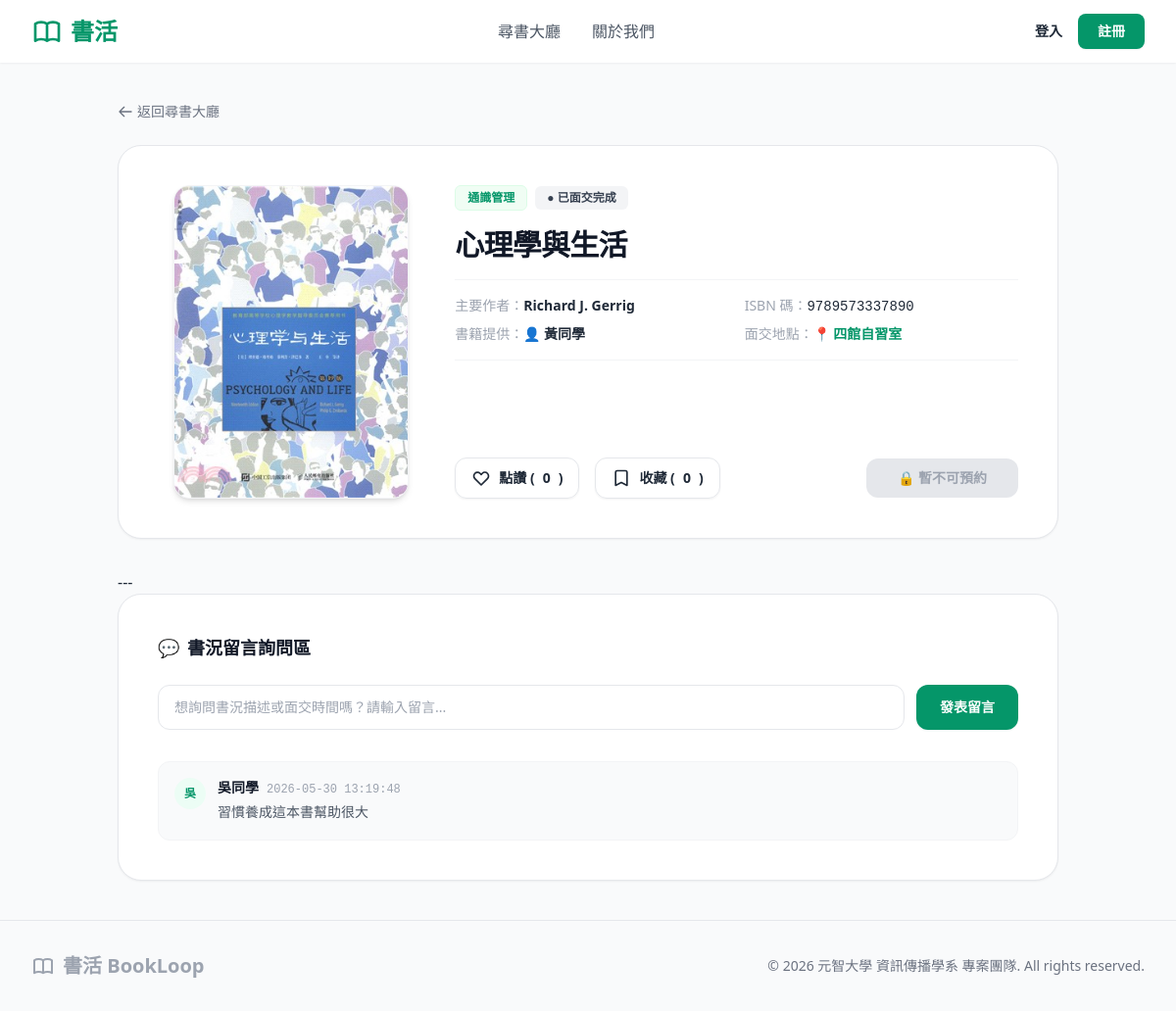
The page /book_detail.php?id=24 on the database its author committed.
### tables this page shows
CREATE TABLE `Book` (
    `bbook_id` INT AUTO_INCREMENT NOT NULL,
    `bisbn` VARCHAR(20) DEFAULT NULL COMMENT '國際標準書號',
    `btitle` VARCHAR(100) NOT NULL COMMENT '書名',
    `bauthor` VARCHAR(100) DEFAULT NULL COMMENT '作者',
	`bimage_url` VARCHAR(255) DEFAULT 'assets/images/default.png' COMMENT '封面圖片路徑',
    `bstatus` VARCHAR(50) DEFAULT 'available' COMMENT '狀態 (available, reserved, donated)',
    `bdonor_id` INT NOT NULL COMMENT '捐贈者用戶 ID',
    `bcategory_id` INT NOT NULL COMMENT '書籍分類 ID',
    `bcreated_at` TIMESTAMP DEFAULT CURRENT_TIMESTAMP COMMENT '發佈時間',
    PRIMARY KEY (`bbook_id`),
    FOREIGN KEY (`bdonor_id`) REFERENCES `User` (`user_id`) ON DELETE CASCADE,
    FOREIGN KEY (`bcategory_id`) REFERENCES `Category` (`ccategory_id`) ON DELETE CASCADE
);

CREATE TABLE `Category` (
    `ccategory_id` INT AUTO_INCREMENT NOT NULL,
    `ccategory_name` VARCHAR(50) NOT NULL COMMENT '分類名稱（如：資工、設計、文學）',
    PRIMARY KEY (`ccategory_id`)
);

CREATE TABLE `User` (
  `user_id` int(11) NOT NULL AUTO_INCREMENT COMMENT '用戶唯一識別碼',
  `ustudent_id` varchar(50) NOT NULL COMMENT '學號',
  `uname` varchar(50) NOT NULL COMMENT '姓名/暱稱',
  `uemail` varchar(100) NOT NULL COMMENT '學校信箱',
  `upassword` varchar(255) NOT NULL COMMENT 'BCRYPT加密密碼',
  `ulocation` varchar(100) NOT NULL COMMENT '常駐面交地點',
  `urole` varchar(20) NOT NULL DEFAULT 'user' COMMENT '系統權限: admin / user',
  `status` varchar(20) NOT NULL DEFAULT 'active' COMMENT '帳號狀態: active / banned',
  PRIMARY KEY (`user_id`),
  UNIQUE KEY `uemail_unique` (`uemail`),
  UNIQUE KEY `ustudent_id_unique` (`ustudent_id`)
);

CREATE TABLE `Interaction` (
    `iinteraction_id` INT AUTO_INCREMENT NOT NULL,
    `ibook_id` INT NOT NULL COMMENT '書籍 ID',
    `iuser_id` INT NOT NULL COMMENT '用戶 ID',
    `iinteraction_type` VARCHAR(20) NOT NULL COMMENT '互動類型 (like, collect, comment)',
    `icontent` TEXT DEFAULT NULL COMMENT '留言內容 (若為點讚/收藏則為 null)',
    `icreated_at` TIMESTAMP DEFAULT CURRENT_TIMESTAMP COMMENT '互動時間',
    PRIMARY KEY (`iinteraction_id`),
    FOREIGN KEY (`ibook_id`) REFERENCES `Book` (`bbook_id`) ON DELETE CASCADE,
    FOREIGN KEY (`iuser_id`) REFERENCES `User` (`user_id`) ON DELETE CASCADE
);

### book_detail.php (the view, shortened to what this page needs)
<?php
require_once 'config/database.php';
$book_id = isset($_GET['id']) ? intval($_GET['id']) : 0;
try {
    $query = "SELECT b.*, c.ccategory_name, u.uname AS donor_name, u.ulocation AS donor_location
              FROM Book b
              LEFT JOIN Category c ON b.bcategory_id = c.ccategory_id
              LEFT JOIN User u ON b.bdonor_id = u.user_id
              WHERE b.bbook_id = ?";
    $stmt = $conn->prepare($query);
    $stmt->execute([$book_id]);
    $book = $stmt->fetch(PDO::FETCH_ASSOC);
    $like_stmt = $conn->prepare("SELECT COUNT(*) FROM Interaction WHERE ibook_id = ? AND iinteraction_type = 'like'");
    $like_stmt->execute([$book_id]);
    $like_count = $like_stmt->fetchColumn();
    $collect_stmt = $conn->prepare("SELECT COUNT(*) FROM Interaction WHERE ibook_id = ? AND iinteraction_type = 'collect'");
    $collect_stmt->execute([$book_id]);
    $collect_count = $collect_stmt->fetchColumn();
    $user_has_liked = false;
    $user_has_collected = false;
    $comment_query = "SELECT i.*, u.uname
                      FROM Interaction i
                      LEFT JOIN User u ON i.iuser_id = u.user_id
                      WHERE i.ibook_id = ? AND i.iinteraction_type = 'comment'
                      ORDER BY i.iinteraction_id DESC";
    $comment_stmt = $conn->prepare($comment_query);
    $comment_stmt->execute([$book_id]);
    $comments = $comment_stmt->fetchAll(PDO::FETCH_ASSOC);
} catch (PDOException $e) {
    die("數據加載失敗：" . $e->getMessage());
}
?>
<!DOCTYPE html>
<html lang="zh-TW">
<?php include 'components/head.php'; ?>
<body class="bg-gray-50 text-gray-800 flex flex-col min-h-screen font-sans">
    <?php include 'components/header.php'; ?>
    <main class="flex-grow max-w-5xl w-full mx-auto px-4 sm:px-6 lg:px-8 py-10">
        <a href="search.php" class="inline-flex items-center gap-1 text-sm text-gray-500 hover:text-brand font-medium transition mb-6">
            <svg xmlns="http://www.w3.org/2000/svg" class="h-4 w-4" fill="none" viewBox="0 0 24 24" stroke="currentColor" stroke-width="2">
                <path stroke-linecap="round" stroke-linejoin="round" d="M10 19l-7-7m0 0l7-7m-7 7h18" />
            </svg>
            返回尋書大廳
        </a>
        <div class="bg-white rounded-3xl border border-gray-150 shadow-sm overflow-hidden grid grid-cols-1 md:grid-cols-12 gap-8 p-6 md:p-10 mb-8">
            <div class="md:col-span-4 flex justify-center">
                <div class="w-full max-w-[240px] aspect-[3/4] bg-gray-100 rounded-2xl overflow-hidden shadow-md border border-gray-100">
                    <img src="<?php echo htmlspecialchars($book['bimage_url']); ?>" class="w-full h-full object-cover">
                </div>
            </div>
            <div class="md:col-span-8 flex flex-col justify-between space-y-6">
                <div class="space-y-4">
                    <div class="flex items-center gap-2">
                        <span class="px-3 py-1 bg-green-50 text-brand text-xs font-bold rounded-md border border-green-100">
                            <?php echo htmlspecialchars($book['ccategory_name']); ?>
                        </span>
                        <?php
                        $status_styles = [
                            'available' => 'bg-green-100 text-green-700',
                            'reserved' => 'bg-yellow-100 text-yellow-700',
                            'donated' => 'bg-gray-100 text-gray-700'
                        ];
                        $status_texts = ['available' => '待領取', 'reserved' => '已預約', 'donated' => '已面交完成'];
                        $current_style = $status_styles[$book['bstatus']] ?? 'bg-gray-100 text-gray-700';
                        $current_text = $status_texts[$book['bstatus']] ?? '未知';
                        ?>
                        <span class="px-3 py-1 text-xs font-bold rounded-md <?php echo $current_style; ?>">
                            ● <?php echo $current_text; ?>
                        </span>
                    </div>
                    <h1 class="text-3xl font-black text-gray-900 tracking-tight leading-tight">
                        <?php echo htmlspecialchars($book['btitle']); ?>
                    </h1>
                    <div class="grid grid-cols-2 gap-y-2 gap-x-4 text-sm font-medium border-t border-b border-gray-100 py-4">
                        <div class="text-gray-400">主要作者：<span class="text-gray-800 font-bold"><?php echo htmlspecialchars($book['bauthor'] ?? '未提供'); ?></span></div>
                        <div class="text-gray-400">ISBN 碼：<span class="text-gray-800 font-mono"><?php echo htmlspecialchars($book['bisbn'] ?? '未提供'); ?></span></div>
                        <div class="text-gray-400">書籍提供：<span class="text-gray-800 font-bold">👤 <?php echo htmlspecialchars($book['donor_name']); ?></span></div>
                        <div class="text-gray-400">面交地點：<span class="text-brand font-bold">📍 <?php echo htmlspecialchars($book['donor_location']); ?></span></div>
                    </div>
                </div>
                <div class="flex flex-wrap items-center gap-4 pt-4">
                    <?php
                    $like_class = $user_has_liked ? 'text-red-500 bg-red-50 border-red-200' : 'text-gray-650 border-gray-200';
                    $like_fill = $user_has_liked ? 'currentColor' : 'none';
                    $collect_class = $user_has_collected ? 'text-yellow-600 bg-yellow-50 border-yellow-200' : 'text-gray-650 border-gray-200';
                    $collect_fill = $user_has_collected ? 'currentColor' : 'none';
                    ?>
                    <button id="btn-like" class="flex items-center gap-2 px-4 py-2.5 rounded-xl border <?php echo $like_class; ?> hover:text-red-500 font-bold text-sm hover:bg-red-50 hover:border-red-100 transition shadow-sm">
                        <svg xmlns="http://www.w3.org/2000/svg" class="h-5 w-5 icon-heart" fill="<?php echo $like_fill; ?>" viewBox="0 0 24 24" stroke="currentColor">
                            <path stroke-linecap="round" stroke-linejoin="round" stroke-width="2" d="M4.318 6.318a4.5 4.5 0 000 6.364L12 20.364l7.682-7.682a4.5 4.5 0 00-6.364-6.364L12 7.636l-1.318-1.318a4.5 4.5 0 00-6.364 0z" />
                        </svg>
                        點讚 (<span id="like-count"><?php echo $like_count; ?></span>)
                    </button>
                    <button id="btn-collect" class="flex items-center gap-2 px-4 py-2.5 rounded-xl border <?php echo $collect_class; ?> hover:text-yellow-600 font-bold text-sm hover:bg-yellow-50 hover:border-yellow-100 transition shadow-sm">
                        <svg xmlns="http://www.w3.org/2000/svg" class="h-5 w-5 icon-bookmark" fill="<?php echo $collect_fill; ?>" viewBox="0 0 24 24" stroke="currentColor">
                            <path stroke-linecap="round" stroke-linejoin="round" stroke-width="2" d="M5 5a2 2 0 012-2h10a2 2 0 012 2v16l-7-3.5L5 21V5z" />
                        </svg>
                        收藏 (<span id="collect-count"><?php echo $collect_count; ?></span>)
                    </button>
                    <?php if ($book['bstatus'] === 'available'): ?>
                        <button id="btn-reserve" class="bg-brand text-white px-8 py-2.5 rounded-xl text-sm font-bold hover:bg-green-700 transition shadow-md ml-auto">
                            🤝 申請預約領取
                        </button>
                    <?php else: ?>
                        <button disabled class="bg-gray-200 text-gray-400 px-8 py-2.5 rounded-xl text-sm font-bold cursor-not-allowed ml-auto">
                            🔒 暫不可預約
                        </button>
                    <?php endif; ?>
                </div>
            </div>
        </div>
        ---
        <div class="bg-white rounded-3xl border border-gray-150 shadow-sm p-6 md:p-10 space-y-6">
            <h3 class="text-lg font-black text-gray-900 flex items-center gap-2 mb-2">
                <span>💬</span> 書況留言詢問區
            </h3>
            <form id="commentForm" class="flex gap-3">
                <input type="text" id="comment-input" required placeholder="想詢問書況描述或面交時間嗎？請輸入留言..." class="flex-grow px-4 py-3 rounded-xl border border-gray-200 text-sm focus:outline-none focus:border-brand focus:ring-2 focus:ring-green-100 transition">
                <button type="submit" class="bg-brand text-white px-6 py-3 rounded-xl text-sm font-bold hover:bg-green-700 transition shadow-sm whitespace-nowrap">
                    發表留言
                </button>
            </form>
            <div id="comment-list" class="space-y-4 pt-2">
                <?php if (count($comments) > 0): ?>
                    <?php foreach ($comments as $comment): ?>
                        <div class="flex gap-3 bg-gray-50 p-4 rounded-xl border border-gray-100">
                            <div class="w-8 h-8 rounded-full bg-emerald-50 text-brand flex-shrink-0 flex items-center justify-center font-black text-xs">
                                <?php echo mb_substr($comment['uname'], 0, 1, 'UTF-8'); ?>
                            </div>
                            <div>
                                <div class="flex items-baseline gap-2 mb-1">
                                    <span class="text-sm font-bold text-gray-900"><?php echo htmlspecialchars($comment['uname']); ?></span>
                                    <span class="text-xs text-gray-400 font-mono"><?php echo $comment['icreated_at']; ?></span>
                                </div>
                                <p class="text-sm text-gray-600 leading-relaxed"><?php echo htmlspecialchars($comment['icontent']); ?></p>
                            </div>
                        </div>
                    <?php endforeach; ?>
                <?php else: ?>
                    <div id="empty-state" class="text-center py-10 text-gray-400 italic text-sm">
                        目前這本書還沒有任何提問，有疑問歡迎留言與發布者交流！
                    </div>
                <?php endif; ?>
            </div>
        </div>
    </main>
    <?php include 'components/footer.php'; ?>
</body>
</html>

### rows shown on the page
book: bimage_url (picture), bcategory.ccategory_name "通識管理", bstatus "已面交完成", btitle "心理學與生活", bauthor "Richard J. Gerrig", bisbn "9789573337890", bdonor.uname "黃同學", bdonor.ulocation "四館自習室"
interaction: iuser.uname "吳", iuser.uname "吳同學", icreated_at "2026-05-30 13:19:48", icontent "習慣養成這本書幫助很大"

### other values the page prints
$like_count "0"
$collect_count "0"
